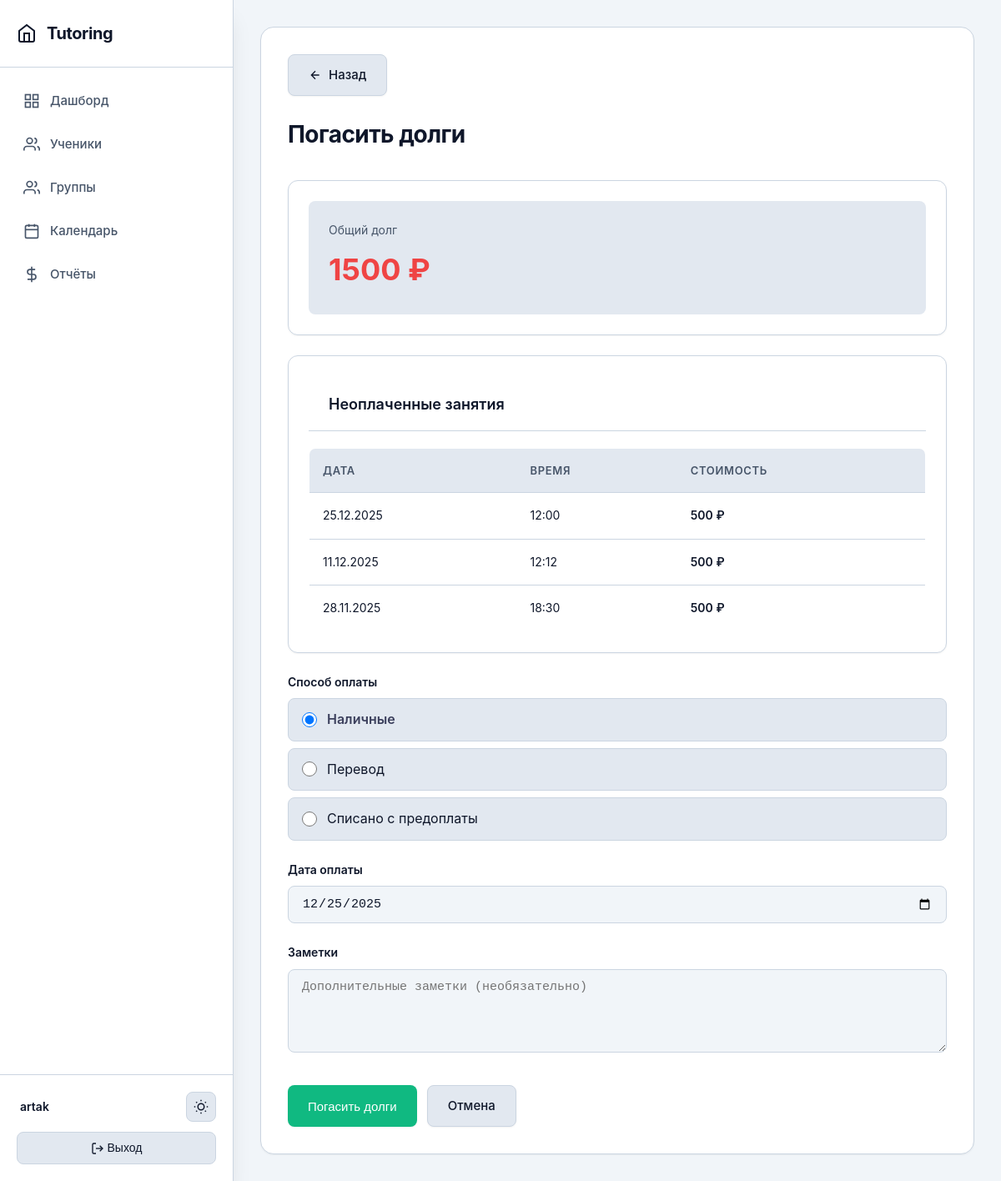
/student/14/clear-debts/ (signed in), run on the app's committed database.
### main/models.py (models this page shows, shortened)
class Lesson(models.Model):
    tutor = models.ForeignKey(Tutor, on_delete=models.CASCADE, related_name='lessons', verbose_name='Репетитор')
    students = models.ManyToManyField(Student, related_name='lessons', verbose_name='Ученики')
    date = models.DateField(verbose_name='Дата')
    time = models.TimeField(verbose_name='Время')
    duration = models.IntegerField(default=60, validators=[MinValueValidator(1)], verbose_name='Длительность (минуты)')
    lesson_price = models.DecimalField(max_digits=10, decimal_places=2, default=Decimal('0.00'), validators=[MinValueValidator(Decimal('0.00'))], verbose_name='Стоимость занятия (за одного ученика)')
    subject = models.CharField(max_length=200, blank=True, verbose_name='Предмет/Тема')
    notes = models.TextField(blank=True, verbose_name='Заметки')
    created_at = models.DateTimeField(auto_now_add=True, verbose_name='Дата создания')
    updated_at = models.DateTimeField(auto_now=True, verbose_name='Дата обновления')
    class Meta:
        verbose_name = 'Занятие'
        verbose_name_plural = 'Занятия'
        ordering = ['-date', '-time']

### main/views.py (the view)
# urls.py: path('student/<int:pk>/clear-debts/', views.clear_all_debts, name='clear_all_debts'),
@login_required
def clear_all_debts(request, pk):
    tutor = get_tutor(request)
    if not tutor:
        messages.error(request, 'Профиль репетитора не найден.')
        return redirect('dashboard')
    student = get_object_or_404(Student, pk=pk, tutor=tutor)
    unpaid_lessons = []
    for lesson in student.lessons.all():
        if not lesson.attendances.exists():
            continue
        attendance = Attendance.objects.filter(lesson=lesson, student=student, status='present').first()
        if attendance:
            payment = Payment.objects.filter(lesson=lesson, student=student).first()
            if not payment and lesson.lesson_price > 0:
                unpaid_lessons.append(lesson)
    if not unpaid_lessons:
        messages.info(request, f'У ученика {student} нет долгов.')
        return redirect('student_detail', pk=pk)
    total_debt = sum([lesson.lesson_price for lesson in unpaid_lessons])
    if request.method == 'POST':
        form = ClearAllDebtsForm(request.POST)
        if form.is_valid():
            payment_method = form.cleaned_data['payment_method']
            payment_date = form.cleaned_data['payment_date']
            notes = form.cleaned_data['notes']
            payments_created = 0
            for lesson in unpaid_lessons:
                Payment.objects.create(
                    student=student,
                    lesson=lesson,
                    amount=lesson.lesson_price,
                    payment_date=payment_date,
                    payment_method=payment_method,
                    notes=notes
                )
                payments_created += 1
            messages.success(request, f'Все долги ({total_debt} руб.) успешно погашены. Создано платежей: {payments_created}.')
            return redirect('student_detail', pk=pk)
    else:
        initial_data = {'payment_date': timezone.now().date().strftime('%Y-%m-%d')}
        form = ClearAllDebtsForm(initial=initial_data)
    return render(request, 'main/clear_all_debts.html', {
        'form': form,
        'student': student,
        'unpaid_lessons': unpaid_lessons,
        'total_debt': total_debt,
    })

### main/forms.py
class ClearAllDebtsForm(forms.Form):
    payment_method = forms.ChoiceField(
        choices=Payment.PAYMENT_METHOD_CHOICES,
        widget=forms.RadioSelect(attrs={
            'class': 'form-radio'
        }),
        label='Способ оплаты',
        initial='cash'
    )
    payment_date = forms.DateField(
        widget=forms.DateInput(attrs={
            'class': 'form-input',
            'type': 'date'
        }),
        label='Дата оплаты'
    )
    notes = forms.CharField(
        widget=forms.Textarea(attrs={
            'class': 'form-textarea',
            'rows': 3,
            'placeholder': 'Дополнительные заметки (необязательно)'
        }),
        label='Заметки',
        required=False
    )
    def __init__(self, *args, **kwargs):
        super().__init__(*args, **kwargs)
        if not self.initial.get('payment_date'):
            today = timezone.now().date().strftime('%Y-%m-%d')
            self.fields['payment_date'].initial = today
            self.fields['payment_date'].widget.attrs['value'] = today

### main/models.py (called while the page is built)
    def __str__(self):
        return f"{self.last_name} {self.first_name}"

### main/views.py (called while the page is built)
def get_tutor(request):
    if request.user.is_authenticated:
        try:
            return request.user.tutor
        except Tutor.DoesNotExist:
            return None
    return None

### main/templates/main/clear_all_debts.html (shortened to what this page needs)
{% extends 'main/base.html' %}
{% block content %}
<div style="margin-bottom: 24px;">
    <a href="{% url 'student_detail' student.pk %}" class="btn btn-secondary">
        <svg width="16" height="16" viewBox="0 0 24 24" fill="none" stroke="currentColor" stroke-width="2">
            <path d="M19 12H5M12 19l-7-7 7-7"/>
        </svg>
        Назад
    </a>
</div>
<div class="page-header">
    <h1>Погасить долги</h1>
</div>
<div class="card" style="margin-bottom: 24px;">
    <div style="padding: 24px; background: var(--bg-secondary); border-radius: var(--radius-sm);">
        <p style="font-size: 14px; color: var(--text-secondary); margin-bottom: 8px;">Общий долг</p>
        <h2 style="font-size: 36px; font-weight: 700; color: var(--danger); margin: 0;">{{ total_debt|floatformat:0 }} ₽</h2>
    </div>
</div>
{% if unpaid_lessons %}
<div class="card" style="margin-bottom: 24px;">
    <div class="card-header">
        <h3 class="card-title">Неоплаченные занятия</h3>
    </div>
    <table>
        <thead>
            <tr>
                <th>Дата</th>
                <th>Время</th>
                <th>Стоимость</th>
            </tr>
        </thead>
        <tbody>
            {% for lesson in unpaid_lessons %}
            <tr>
                <td>{{ lesson.date|date:"d.m.Y" }}</td>
                <td>{{ lesson.time|time:"H:i" }}</td>
                <td style="font-weight: 600;">{{ lesson.lesson_price|floatformat:0 }} ₽</td>
            </tr>
            {% endfor %}
        </tbody>
    </table>
</div>
{% endif %}
<form method="post">
    <div class="form-group">
        <label class="form-label">{{ form.payment_method.label }}</label>
        <div class="radio-group">
            {% for choice in form.payment_method %}
                <label class="radio-option" for="{{ choice.id_for_label }}">
                    {{ choice.tag }}
                    <span>{{ choice.choice_label }}</span>
                </label>
            {% endfor %}
        </div>
    </div>
    <div class="form-group">
        <label class="form-label" for="{{ form.payment_date.id_for_label }}">{{ form.payment_date.label }}</label>
        {{ form.payment_date }}
    </div>
    <div class="form-group">
        <label class="form-label" for="{{ form.notes.id_for_label }}">{{ form.notes.label }}</label>
        {{ form.notes }}
    </div>
    <div class="form-actions">
        <button type="submit" class="btn" style="background: var(--success);">Погасить долги</button>
        <a href="{% url 'student_detail' student.pk %}" class="btn btn-secondary">Отмена</a>
    </div>
</form>
{% endblock %}

### main/templates/main/base.html (shortened to what this page needs)
{% load static %}
<!DOCTYPE html>
<html lang="ru">
<head>
    <link rel="stylesheet" href="{% static 'css/main.css' %}">
</head>
<body>
    <div class="app-layout">
        <aside class="sidebar" id="sidebar">
            <div class="sidebar-header">
                <h1>
                    <a href="{% url 'dashboard' %}">
                        <svg width="24" height="24" viewBox="0 0 24 24" fill="none" stroke="currentColor" stroke-width="2">
                            <path d="M3 9l9-7 9 7v11a2 2 0 0 1-2 2H5a2 2 0 0 1-2-2z"/>
                            <polyline points="9 22 9 12 15 12 15 22"/>
                        </svg>
                        Tutoring
                    </a>
                </h1>
            </div>
            <div class="sidebar-main">
                {% if user.is_authenticated %}
                    <nav class="sidebar-nav">
                        <a href="{% url 'dashboard' %}" {% if request.resolver_match.url_name == 'dashboard' %}class="active"{% endif %}>
                            <svg viewBox="0 0 24 24" fill="none" stroke="currentColor" stroke-width="2">
                                <rect x="3" y="3" width="7" height="7"/>
                                <rect x="14" y="3" width="7" height="7"/>
                                <rect x="14" y="14" width="7" height="7"/>
                                <rect x="3" y="14" width="7" height="7"/>
                            </svg>
                            <span>Дашборд</span>
                        </a>
                        <a href="{% url 'student_list' %}" {% if 'student' in request.resolver_match.url_name %}class="active"{% endif %}>
                            <svg viewBox="0 0 24 24" fill="none" stroke="currentColor" stroke-width="2">
                                <path d="M17 21v-2a4 4 0 0 0-4-4H5a4 4 0 0 0-4 4v2"/>
                                <circle cx="9" cy="7" r="4"/>
                                <path d="M23 21v-2a4 4 0 0 0-3-3.87M16 3.13a4 4 0 0 1 0 7.75"/>
                            </svg>
                            <span>Ученики</span>
                        </a>
                        <a href="{% url 'group_list' %}" {% if 'group' in request.resolver_match.url_name %}class="active"{% endif %}>
                            <svg viewBox="0 0 24 24" fill="none" stroke="currentColor" stroke-width="2">
                                <path d="M17 21v-2a4 4 0 0 0-4-4H5a4 4 0 0 0-4 4v2"/>
                                <circle cx="9" cy="7" r="4"/>
                                <path d="M23 21v-2a4 4 0 0 0-3-3.87"/>
                                <path d="M16 3.13a4 4 0 0 1 0 7.75"/>
                            </svg>
                            <span>Группы</span>
                        </a>
                        <a href="{% url 'calendar' %}" {% if request.resolver_match.url_name == 'calendar' %}class="active"{% endif %}>
                            <svg viewBox="0 0 24 24" fill="none" stroke="currentColor" stroke-width="2">
                                <rect x="3" y="4" width="18" height="18" rx="2" ry="2"/>
                                <line x1="16" y1="2" x2="16" y2="6"/>
                                <line x1="8" y1="2" x2="8" y2="6"/>
                                <line x1="3" y1="10" x2="21" y2="10"/>
                            </svg>
                            <span>Календарь</span>
                        </a>
                        <a href="{% url 'profit_report' %}" {% if request.resolver_match.url_name == 'profit_report' %}class="active"{% endif %}>
                            <svg viewBox="0 0 24 24" fill="none" stroke="currentColor" stroke-width="2">
                                <line x1="12" y1="1" x2="12" y2="23"/>
                                <path d="M17 5H9.5a3.5 3.5 0 0 0 0 7h5a3.5 3.5 0 0 1 0 7H6"/>
                            </svg>
                            <span>Отчёты</span>
                        </a>
                    </nav>
                {% endif %}
            </div>
            {% if user.is_authenticated %}
            <div class="sidebar-footer">
                <div class="sidebar-user">
                    <span class="sidebar-user-name" style="margin-left: 4px;">
                        <a href="{% url 'dashboard' %}">{{ user.get_full_name|default:user.username }}</a>
                    </span>
                    <button class="theme-toggle" id="theme-toggle" aria-label="Переключить тему">
                    </button>
                </div>
                <div class="sidebar-logout">
                    <form method="post" action="{% url 'logout' %}">
                        <button type="submit">
                            <svg width="16" height="16" viewBox="0 0 24 24" fill="none" stroke="currentColor" stroke-width="2" style="display: inline-block; vertical-align: middle;">
                                <path d="M9 21H5a2 2 0 0 1-2-2V5a2 2 0 0 1 2-2h4"/>
                                <polyline points="16 17 21 12 16 7"/>
                                <line x1="21" y1="12" x2="9" y2="12"/>
                            </svg>
                            Выход
                        </button>
                    </form>
                </div>
            </div>
            {% endif %}
        </aside>
        <main class="main-shell">
            <div class="main-inner">
                <div class="content">
                    {% block content %}{% endblock %}
                </div>
            </div>
        </main>
    </div>
</body>
</html>

### main/static/css/main.css (style rules this page uses)
:root { --primary: #4f46e5; --primary-light: #818cf8; --primary-dark: #3730a3; --secondary: #64748b; --accent: #0ea5e9; --success: #10b981; --warning: #f59e0b; --danger: #ef4444; --info: #06b6d4; --bg-primary: #ffffff; --bg-secondary: #f8fafc; --bg-tertiary: #f1f5f9; --border: #e2e8f0; --border-light: #f1f5f9; --text-primary: #0f172a; --text-secondary: #475569; --text-tertiary: #94a3b8; --text: var(--text-primary); --text-muted: var(--text-tertiary); --surface: var(--bg-primary); --bg: var(--bg-secondary); --shadow-sm: 0 4px 8px rgba(15, 23, 42, 0.06); --shadow: 0 10px 25px rgba(15, 23, 42, 0.08); --shadow-md: 0 18px 35px rgba(15, 23, 42, 0.12); --shadow-lg: 0 26px 55px rgba(15, 23, 42, 0.16); }
* { margin: 0; padding: 0; box-sizing: border-box; }
body { font-family: 'Inter', -apple-system, BlinkMacSystemFont, 'Segoe UI', sans-serif; background-color: var(--bg-secondary); color: var(--text-primary); line-height: 1.6; font-weight: 400; -webkit-font-smoothing: antialiased; -moz-osx-font-smoothing: grayscale; }
.sidebar { min-height: 100vh; background: var(--bg-primary); border-right: 1px solid var(--border); position: sticky; top: 0; z-index: 1000; }
.sidebar-header { padding: 2rem 1.5rem; border-bottom: 1px solid var(--border-light); }
.page-header { margin-bottom: 2rem; display: flex; justify-content: space-between; align-items: center; flex-wrap: wrap; gap: 1.5rem; }
.page-header h1 { font-size: 2rem; font-weight: 700; color: var(--text-primary); margin: 0; display: flex; align-items: center; gap: 0.875rem; letter-spacing: -0.5px; }
.card { border: 1px solid var(--border); border-radius: 0.75rem; box-shadow: var(--shadow); transition: all 0.2s ease; overflow: hidden; background: var(--bg-primary); }
.card-header { background: var(--bg-primary); border-bottom: 1px solid var(--border-light); padding: 1.25rem 1.5rem; font-weight: 600; color: var(--text-primary) !important; font-size: 0.9375rem; }
.card-header * { color: var(--text-primary) !important; }
.btn { border-radius: 0.5rem; padding: 0.625rem 1.25rem; font-weight: 500; font-size: 0.9375rem; transition: all 0.2s ease; border: 1px solid transparent; }
.form-label { font-weight: 500; color: var(--text-primary); margin-bottom: 0.5rem; font-size: 0.875rem; }
.card { animation: fadeIn 0.3s ease-out; }
a { color: var(--text-primary); text-decoration: none; transition: color 0.2s ease; }

### data on the page
Lesson: date "25.12.2025", time "12:00", lesson_price "500"
Lesson: date "11.12.2025", time "12:12", lesson_price "500"
Lesson: date "28.11.2025", time "18:30", lesson_price "500"

### other printed values
{{ user.get_full_name|default:user.username }} "artak"
{{ total_debt|floatformat:0 }} "1500"
{{ choice.choice_label }} "Наличные" "Перевод" "Списано с предоплаты"
